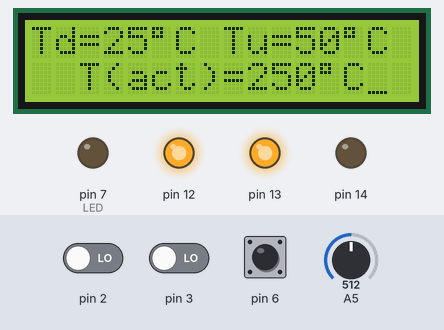
A sketch run on a simulated Arduino Uno, built with avr-gcc and run on an emulated ATmega328P. On the bench: 16×2 character LCD, output pins drawn as LEDs (lit = HIGH). Wiring (inferred from the names in the program): character LCD (HD44780): RS pin 4; E pin 5; data pin 8, pin 9, pin 10, pin 11. Inputs (shaded band) come from the test bench; at power-on: A5 = 512, pin 6 LOW, pin 2 LOW, pin 3 LOW. The character LCD is taken to start in 4-bit mode; pins used as bus, display or sensor lines are not drawn.

Above: at 1.3 s.
1.4 s: A5 set to 58
At 2.3 s:
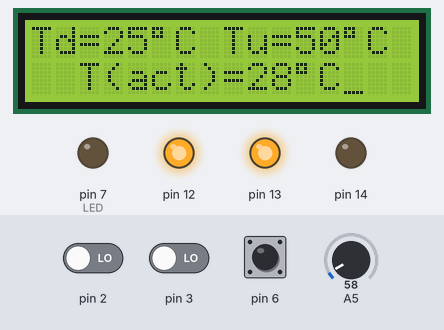
3.4 s: A5 set to 48
At 4.2 s:
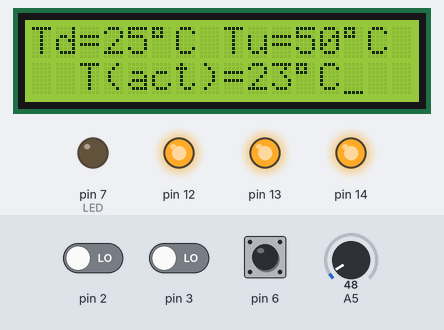
5.2 s: A5 set to 15
At 6.2 s:
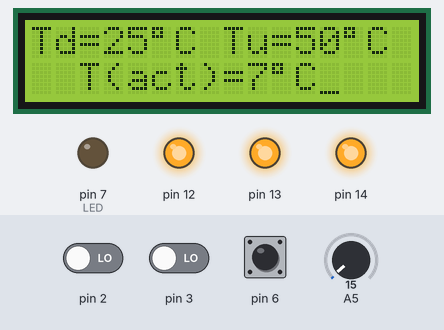
7.0 s: pin 6 pulsed HIGH 2 times (0.12 s each, 0.3 s apart)
At 8.5 s:
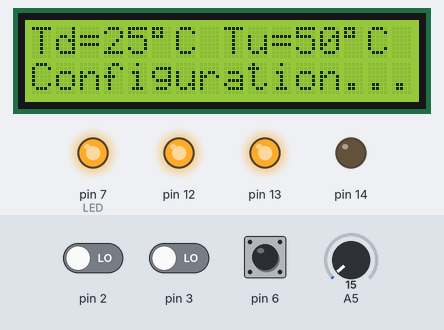
9.1 s: pin 2 driven HIGH
At 9.9 s:
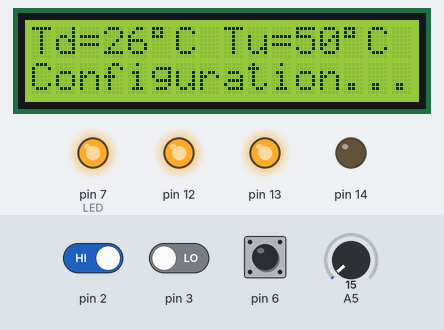
Timing chart, 0 to 11.8 s (numbered marks = the images above; inputs shaded):
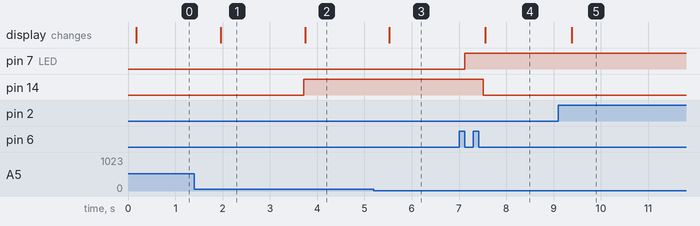

Measured:
- the behaviour switches between 52 and 51 on A5 (found by bisection; images 1 and 2)
- after the input at 1.4 s, the display: changes after 0.56 s (image 1)
- after the input at 3.4 s, pin 14: LOW → HIGH after 0.31 s; the display: changes after 0.34 s (image 2)
- after the input at 5.2 s, the display: changes after 0.33 s (image 3)
- after the input at 7.0 s, pin 7 (LED): LOW → HIGH after 0.12 s; pin 14: HIGH → LOW after 0.52 s; the display: changes after 0.55 s (image 4)
- after the input at 9.1 s, the display: changes after 0.28 s (image 5)

The sketch:

ADC_LM35.ino
```cpp
//Temperature sensor LM35 with AD Converter and LCD
//Yithzak A. - Fernando Q.
//Embedded Systems

//Libraries
#include <avr/io.h>
#include <util/delay.h>
#include <string.h>
#include <stdlib.h>
#include <avr/interrupt.h>

//LCD pin assignments
#define RS 4
#define EN 5
#define CONTROL 0
#define DATA 1

//Variables declaration
long datos;
long temp;
int tmax = 50;
int tmin = 25;
int enter = 0;
bool pcinton = 0;

void setup() {
  //PORT Configuration
  DDRB  = 0x3F;       //Set PORTB (PB0-PB5) as outputs - Bin: 0B00111111
  DDRD  = 0B10110000; //Set PORTD (PD4,PD5,PD7) as outputs
  DDRC |= (1<<PC0);   //Set PC0 as output for Rele
  //INT interrupts configuration
  EIMSK = 0B00000011;  //Enable INT0 and INT1
  EICRA = 0B00001111;  //Rising edge generates an interrupt
  //PCINT interrupt configuration
  PCICR  = 0B00000100; //Enable PCIE2, which contains PCINT16-23
  PCMSK2 = 0B01000000; //Enable PCINT22, pin PD6
  //ADC configuration
  ADMUX  = 0B01000101;   //VREF= AVcc, IN=ADC5 (PC5)
  ADCSRA = 0B10001111;  // ADC enabled, No auto, ADC interrupt enable, 16MHz/128= 125KHz
  ADCSRB = 0B00000000;  //auto-trigger is disabled, so nothing to do here
  //LCD initialization
  showData();
  //Enable all interrupts
  sei();
  ADCSRA |=  (1 << ADSC);    //First ADC
  PORTD  &= ~(1<<PD7);       //Turn off LED of PD7
}
void loop(){
   //Show data mode
   while(enter==0){
   showDatalive();
   _delay_ms(500);
   if(temp<tmin){
    PORTC |= (1<<PC0);
   }else if(temp>tmax){
    PORTC &= ~(1<<PC0);
   }
   }
   //Configuration mode
   while(enter==1 || enter==2 || enter==3){
   PORTC &= ~(1<<PC0);
   configStatus();
   _delay_ms(500);
   }
}


void lcdStart()
{
  _delay_ms(16);  //wait for LCD startup: 15ms

  writeCommand(CONTROL, 0x20);  // function set: 4-bit bus
  _delay_us(45);    //execution time is 40us
  // this instruction will be handled as 8-bit bus. However the function assumes 4-bit bus
  // this will be ok, because the lower bits will be ignored by the lcd when it is busy

  writeCommand(CONTROL, 0x28);  // function set: 4-bit bus, 2 lines, 5x8 chars
  _delay_us(45);    //execution time is 40us

  writeCommand(CONTROL, 0x0E);  // display on/off control: display on, cursor on, no blink
  _delay_us(45);    //execution time is 40us

  writeCommand(CONTROL, 0x06);  // entry mode set: increment
  _delay_us(45);    //execution time is 40us

  writeCommand(CONTROL, 0x01);  // clear display
  _delay_ms(2);   //execution time is 1.64ms

  return;
}

void writeCommand(char RS_type, char CMD)
{
  //Set RS line
  if (RS_type) PORTD |= 1<<RS;
  else PORTD &= ~(1<<RS);
  _delay_us(1); // min delay is 140ns (t_AS)

  //Set enable
  PORTD |= 1<<EN;

  //Place high 4-bit data/command on bus
  PORTB = (PORTB & 0xF0) | (CMD >> 4);
  _delay_us(1); // min delay is 195ns (t_DSW)

  //Note: min Enable pulse is 450ns (t_PWH). At this point this delay is already met

  //Clear enable
  PORTD &= ~(1<<EN);
  _delay_us(1); // delay for next data is 300ns

  // set enable
  PORTD |= 1<<EN;

  // place low 4-bit data/command on bus
  PORTB = (PORTB & 0xF0) | (CMD & 0x0F);
  _delay_us(1); // min delay is 195ns (t_DSW)

  // note: min Enable pulse is 450ns (t_PWH). At this point this delay is already met

  // clear enable
  PORTD &= ~(1<<EN);
  _delay_us(1); // delay is 10ns (t_H)

  return;
}

void lcdString(char text[])
{
  int i,length;

  length= strlen(text);// ver el tamano del vector

  for (i=0; i<length; i++)
  {
    writeCommand(DATA, text[i]);
    _delay_us(45);    //execution time is 40us
  }

  return;
}

void lcdChar(char c)
{
  writeCommand(DATA, c);
  _delay_us(45);    //execution time is 40us

  return;
}

void lcdNumber(int num)
{
  char n[8];

  itoa( num, n, 10);//Transforma un entero a string (vector de caracteres)
  lcdString(n);

  return;
}

void lcdFloat(float num)
{
  int i,d;
  float n;

  i= (int) num;   //get integer part
  if ( num < 0 ) n= i - num;    //get fraction
  else n= num - i;
  d= (int)( n*10 );  //convert fraction to integer: 2 digits

  lcdNumber( i );
  lcdChar( '.' );
  lcdNumber( d );

  return;
}
void setLcdCursor(char line, char col)
{
  char position=0x00;

  //Make sure position is inside limits
  if ( line < 0 ) line= 0;  //2-line lcd
  if ( line > 1 ) line= 1;
  if ( col < 0 ) col= 0;    //16-char lcd
  if ( col > 15 ) col= 15;

  if ( line == 0 ) position= 0x80 + col;
  if ( line == 1 ) position= 0xC0 + col;

  writeCommand(CONTROL, position);    //Set DDRAM address to position
  _delay_us(45);    //Execution time is 40us

  return;
}
void clearLcd()
{
  writeCommand(CONTROL, 0x01);  //Clear display
  _delay_ms(2);   //Execution time is 1.64ms

  return;
}

void configStatus(){
  _delay_ms(25);
  clearLcd();
  lcdString("Td=");lcdNumber(tmin);lcdChar(223);lcdString("C");lcdString(" Tu=");lcdNumber(tmax);lcdChar(223);lcdString("C");
  setLcdCursor(1,0);
  lcdString("Configuration...");
}

void showData(){
  lcdStart();
  lcdString("Yithzak");
  setLcdCursor(1,0);
  lcdString("A.S");
  _delay_ms(25);
  clearLcd();
  lcdString(" Td=");lcdNumber(tmin);lcdString(" Tu=");lcdNumber(tmax);
  setLcdCursor(1,0);
  lcdString("   T(act)=");lcdNumber(temp);
}

void showDatalive(){
  _delay_ms(25);
  clearLcd();
  lcdString("Td=");lcdNumber(tmin);lcdChar(223);lcdString("C");lcdString(" Tu=");lcdNumber(tmax);lcdChar(223);lcdString("C");
  setLcdCursor(1,0);
  lcdString("  T(act)=");lcdNumber(temp);lcdChar(223);lcdString("C");
}
//Increase the temperature values
ISR(INT0_vect)
{
   if(enter==2){
    tmin++;
   }else if(enter==3){
    tmax++;
   }
   _delay_ms(50);
}
//Decrease the temperature values
ISR(INT1_vect)
{
   if(enter==2){
    tmin--;
   }else if(enter==3){
    tmax--;
   }
   _delay_ms(50);
}
//PCIE2 subroutine
//PD6 - PCINT22
//Enter
ISR(PCINT2_vect)
{
   while(PIND & (1<<PD6)){pcinton = 1;}
   if(pcinton){
    enter++;
    PORTD |= (1<<PD7);
    if(enter>=4) enter = 0;
    pcinton = 0;
   }
}
//Data acquisition and ADC converter
ISR(ADC_vect)
{
  datos = ADCW;         // read ADC result
  temp = datos*500/1024;
  ADCSRA |= (1 << ADSC);
}
```
